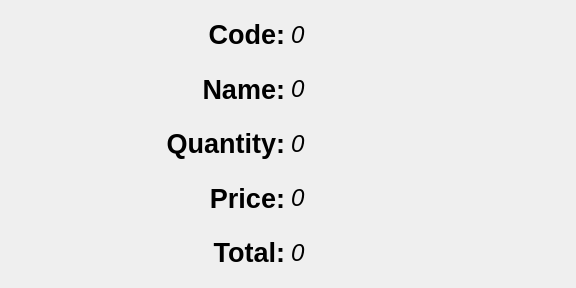
<?xml version="1.0" encoding="UTF-8"?>
<ui version="4.0">
 <class>Dialog_information</class>
 <widget class="QDialog" name="Dialog_information">
  <property name="geometry">
   <rect>
    <x>0</x>
    <y>0</y>
    <width>576</width>
    <height>288</height>
   </rect>
  </property>
  <property name="windowTitle">
   <string>Dialog</string>
  </property>
  <layout class="QVBoxLayout" name="verticalLayout">
   <item>
    <layout class="QHBoxLayout" name="horizontalLayout_2">
     <item>
      <widget class="QLabel" name="label_2">
       <property name="text">
        <string>&lt;html&gt;&lt;head/&gt;&lt;body&gt;&lt;p align=&quot;right&quot;&gt;&lt;span style=&quot; font-size:20pt; font-weight:600;&quot;&gt;Code:&lt;/span&gt;&lt;/p&gt;&lt;/body&gt;&lt;/html&gt;</string>
       </property>
      </widget>
     </item>
     <item>
      <widget class="QLabel" name="label_code">
       <property name="text">
        <string>&lt;html&gt;&lt;head/&gt;&lt;body&gt;&lt;p&gt;&lt;span style=&quot; font-size:18pt; font-style:italic;&quot;&gt;0&lt;/span&gt;&lt;/p&gt;&lt;/body&gt;&lt;/html&gt;</string>
       </property>
      </widget>
     </item>
    </layout>
   </item>
   <item>
    <layout class="QHBoxLayout" name="horizontalLayout">
     <item>
      <widget class="QLabel" name="label">
       <property name="text">
        <string>&lt;html&gt;&lt;head/&gt;&lt;body&gt;&lt;p align=&quot;right&quot;&gt;&lt;span style=&quot; font-size:20pt; font-weight:600;&quot;&gt;Name:&lt;/span&gt;&lt;/p&gt;&lt;/body&gt;&lt;/html&gt;</string>
       </property>
      </widget>
     </item>
     <item>
      <widget class="QLabel" name="label_name">
       <property name="text">
        <string>&lt;html&gt;&lt;head/&gt;&lt;body&gt;&lt;p&gt;&lt;span style=&quot; font-size:18pt; font-style:italic;&quot;&gt;0&lt;/span&gt;&lt;/p&gt;&lt;/body&gt;&lt;/html&gt;</string>
       </property>
      </widget>
     </item>
    </layout>
   </item>
   <item>
    <layout class="QHBoxLayout" name="horizontalLayout_3">
     <item>
      <widget class="QLabel" name="label_3">
       <property name="text">
        <string>&lt;html&gt;&lt;head/&gt;&lt;body&gt;&lt;p align=&quot;right&quot;&gt;&lt;span style=&quot; font-size:20pt; font-weight:600;&quot;&gt;Quantity:&lt;/span&gt;&lt;/p&gt;&lt;/body&gt;&lt;/html&gt;</string>
       </property>
      </widget>
     </item>
     <item>
      <widget class="QLabel" name="label_quantity">
       <property name="text">
        <string>&lt;html&gt;&lt;head/&gt;&lt;body&gt;&lt;p&gt;&lt;span style=&quot; font-size:18pt; font-style:italic;&quot;&gt;0&lt;/span&gt;&lt;/p&gt;&lt;/body&gt;&lt;/html&gt;</string>
       </property>
      </widget>
     </item>
    </layout>
   </item>
   <item>
    <layout class="QHBoxLayout" name="horizontalLayout_4">
     <item>
      <widget class="QLabel" name="label_4">
       <property name="text">
        <string>&lt;html&gt;&lt;head/&gt;&lt;body&gt;&lt;p align=&quot;right&quot;&gt;&lt;span style=&quot; font-size:20pt; font-weight:600;&quot;&gt;Price:&lt;/span&gt;&lt;/p&gt;&lt;/body&gt;&lt;/html&gt;</string>
       </property>
      </widget>
     </item>
     <item>
      <widget class="QLabel" name="label_price">
       <property name="text">
        <string>&lt;html&gt;&lt;head/&gt;&lt;body&gt;&lt;p&gt;&lt;span style=&quot; font-size:18pt; font-style:italic;&quot;&gt;0&lt;/span&gt;&lt;/p&gt;&lt;/body&gt;&lt;/html&gt;</string>
       </property>
      </widget>
     </item>
    </layout>
   </item>
   <item>
    <layout class="QHBoxLayout" name="horizontalLayout_5">
     <item>
      <widget class="QLabel" name="label_5">
       <property name="text">
        <string>&lt;html&gt;&lt;head/&gt;&lt;body&gt;&lt;p align=&quot;right&quot;&gt;&lt;span style=&quot; font-size:20pt; font-weight:600;&quot;&gt;Total:&lt;/span&gt;&lt;/p&gt;&lt;/body&gt;&lt;/html&gt;</string>
       </property>
      </widget>
     </item>
     <item>
      <widget class="QLabel" name="label_total">
       <property name="text">
        <string>&lt;html&gt;&lt;head/&gt;&lt;body&gt;&lt;p&gt;&lt;span style=&quot; font-size:18pt; font-style:italic;&quot;&gt;0&lt;/span&gt;&lt;/p&gt;&lt;/body&gt;&lt;/html&gt;</string>
       </property>
      </widget>
     </item>
    </layout>
   </item>
  </layout>
 </widget>
 <resources/>
 <connections/>
</ui>
